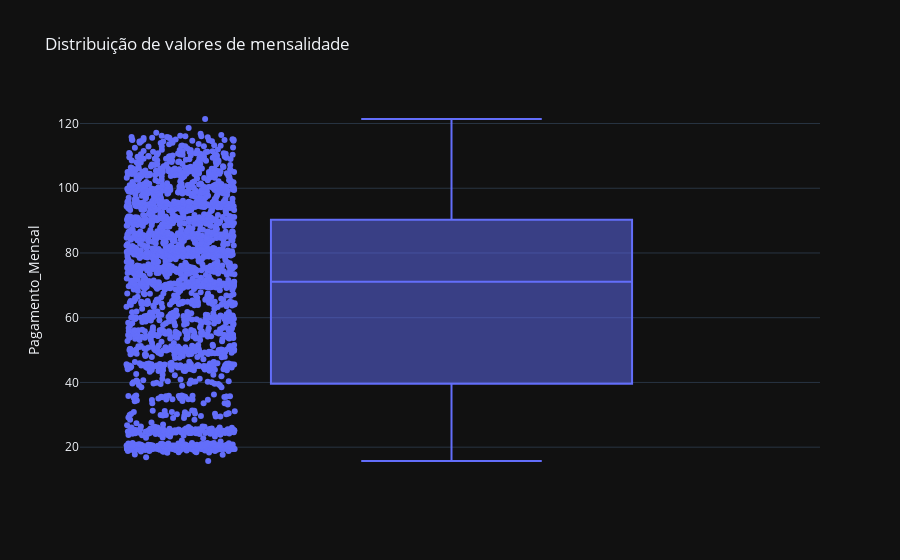

Notebook cell for this chart:
### Markdown cell above
# 3) Identifique e trate as colunas que contém outliers.
Caso opte por mante-los ou altera-los justifique sua escolha.

### Code cell
# verificação se pagamento mensal apresenta outliers
fig = px.box(df, y = 'Pagamento_Mensal',
             points ="all",
             title = 'Distribuição de valores de mensalidade')
fig.show()

### Figure 1 — Plotly figure (JSON) as saved in the notebook; plotly's stock layout.template omitted (floating-point values rounded to 4 significant figures; data arrays with more than 128 entries replaced by an {"elided": "..."} marker saying what was removed)
{"data": [{"alignmentgroup": "True", "boxpoints": "all", "hovertemplate": "Pagamento_Mensal=%{y}<extra></extra>", "legendgroup": "", "marker": {"color": "#636efa"}, "name": "", "notched": false, "offsetgroup": "", "orientation": "v", "showlegend": false, "x0": " ", "xaxis": "x", "y": {"elided": "2488 float values"}, "y0": " ", "yaxis": "y", "type": "box"}], "layout": {"xaxis": {"anchor": "y", "domain": [0.0, 1.0]}, "yaxis": {"anchor": "x", "domain": [0.0, 1.0], "title": {"text": "Pagamento_Mensal"}}, "legend": {"tracegroupgap": 0}, "title": {"text": "Distribuição de valores de mensalidade"}, "boxmode": "group"}}
